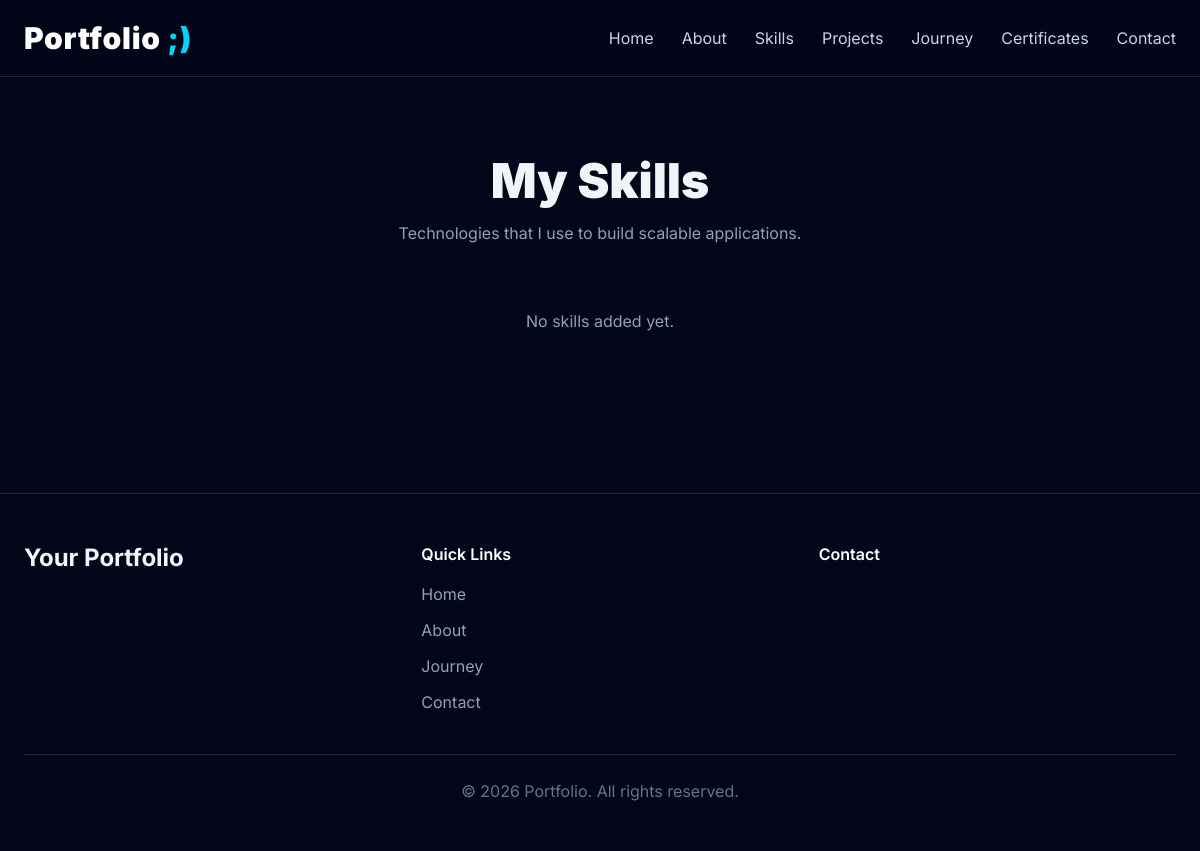
/skills/, run on an earlier commit of the app's database.
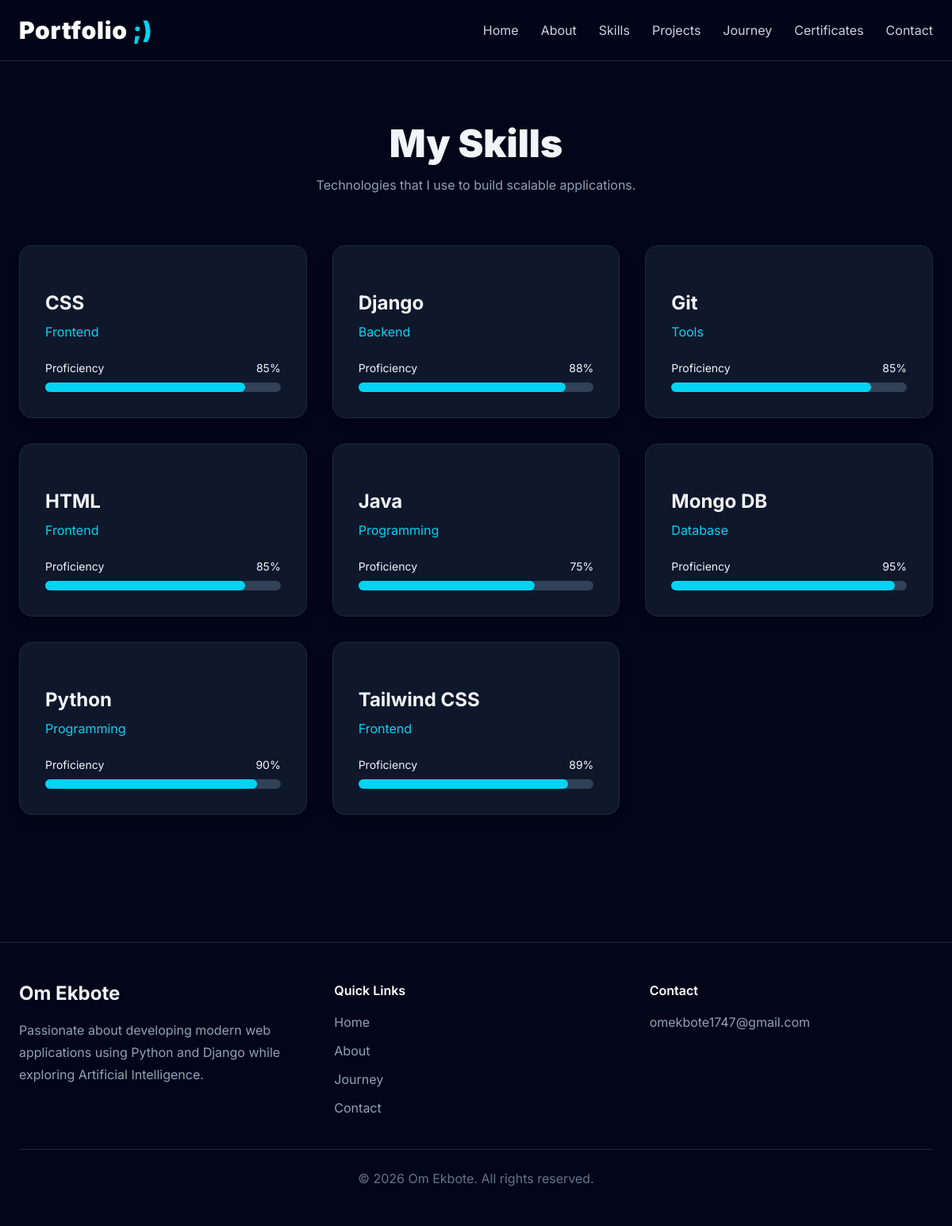
And on a later commit of the database.
### website/models.py (models this page shows, shortened)
class Skill(models.Model):
    CATEGORY_CHOICES = [
        ("Programming", "Programming"),
        ("Frontend", "Frontend"),
        ("Backend", "Backend"),
        ("Database", "Database"),
        ("Tools", "Tools"),
        ("Cloud", "Cloud"),
    ]
    name = models.CharField(max_length=50)
    category = models.CharField(
        max_length=20,
        choices=CATEGORY_CHOICES
    )
    proficiency = models.PositiveSmallIntegerField(
        help_text="Enter a value between 0 and 100."
    )
    icon = models.ImageField(
        upload_to="skills/",
        blank=True,
        null=True
    )
    display_order = models.PositiveIntegerField(
        default=1
    )
    class Meta:
        ordering = ["display_order", "name"]

class Profile(models.Model):
    full_name = models.CharField(max_length=100)
    title = models.CharField(max_length=150)
    short_bio = models.TextField()
    profile_image = models.ImageField(
        upload_to="profile/",
        blank=True,
        null=True
    )
    resume = models.FileField(
        upload_to="resume/",
        blank=True,
        null=True
    )
    email = models.EmailField()
    phone = models.CharField(
        max_length=20,
        blank=True
    )
    location = models.CharField(
        max_length=100,
        blank=True
    )
    github = models.URLField(
        blank=True
    )
    linkedin = models.URLField(
        blank=True
    )
    instagram = models.URLField(
        blank=True
    )
    about = models.TextField(
        blank=True,
        help_text="Detailed About Me section."
    )
    is_active = models.BooleanField(default=True)
    class Meta:
        verbose_name = "Profile"
        verbose_name_plural = "Profile"

### website/views.py (the view)
# urls.py: path("skills/", views.skills, name="skills"),
def skills(request):
    skills = Skill.objects.all()
    return render(
        request,
        "skills.html",
        {
            "skills": skills
        }
    )

### website/context_processors.py (called while the page is built)
def profile_context(request):
    profile = Profile.objects.filter(
        is_active=True
    ).first()
    return {
        "profile": profile,
        "project_count": Project.objects.count(),
        "skill_count": Skill.objects.count(),
        "certificate_count": Certificate.objects.count(),
    }

### templates/skills.html (shortened to what this page needs)
{% extends "base.html" %}
{% block content %}
<section class="max-w-7xl mx-auto px-6 py-20">
    <div class="text-center">
        <h1 class="text-5xl font-black">
            My Skills
        </h1>
        <p class="mt-4 text-slate-400">
            Technologies that I use to build scalable applications.
        </p>
    </div>
    <div class="grid md:grid-cols-2 lg:grid-cols-3 gap-8 mt-16">
        {% for skill in skills %}
        <div class="bg-slate-900 border border-slate-800 rounded-2xl p-8 shadow-lg hover:border-cyan-400 transition duration-300">
            <h2 class="mt-6 text-2xl font-bold">
                {{ skill.name }}
            </h2>
            <p class="text-cyan-400 mt-2">
                {{ skill.category }}
            </p>
            <div class="mt-6">
                <div class="flex justify-between text-sm mb-2">
                    <span>Proficiency</span>
                    <span>{{ skill.proficiency }}%</span>
                </div>
                <div class="w-full bg-slate-700 rounded-full h-3">
                    <div
                        class="bg-cyan-400 h-3 rounded-full"
                        style="width: {{ skill.proficiency }}%;">
                    </div>
                </div>
            </div>
        </div>
        {% empty %}
        <div class="col-span-full text-center text-slate-400">
            No skills added yet.
        </div>
        {% endfor %}
    </div>
</section>
{% endblock %}

### templates/partials/footer.html (shortened to what this page needs)
<footer class="border-t border-slate-800 mt-20 bg-slate-950">
    <div class="max-w-7xl mx-auto px-6 py-12">
        <div class="grid md:grid-cols-3 gap-10">
            <div>
                <h2 class="text-2xl font-bold">
                    {{ profile.full_name|default:"Your Portfolio" }}
                </h2>
                <p class="mt-4 text-slate-400 leading-7">
                    {{ profile.short_bio|truncatewords:20 }}
                </p>
            </div>
            <div>
                <h3 class="font-semibold text-white mb-4">
                    Quick Links
                </h3>
                <ul class="space-y-3 text-slate-400">
                    <li><a href="{% url 'home' %}" class="hover:text-cyan-400">Home</a></li>
                    <li><a href="{% url 'about' %}" class="hover:text-cyan-400">About</a></li>
                    <li><a href="{% url 'journey' %}" class="hover:text-cyan-400">Journey</a></li>
                    <li><a href="{% url 'contact' %}" class="hover:text-cyan-400">Contact</a></li>
                </ul>
            </div>
            <div>
                <h3 class="font-semibold text-white mb-4">
                    Contact
                </h3>
                <p class="text-slate-400">
                    {{ profile.email }}
                </p>
            </div>
        </div>
        <div class="border-t border-slate-800 mt-10 pt-6 text-center text-slate-500">
            © {% now "Y" %} {{ profile.full_name|default:"Portfolio" }}. All rights reserved.
        </div>
    </div>
</footer>

What changed in the data, as far as the page shows it:
added Skill: name "CSS", category "Frontend", proficiency "85"
added Skill: name "Django", category "Backend", proficiency "88"
added Skill: name "Git", category "Tools", proficiency "85"
added Skill: name "HTML", category "Frontend", proficiency "85"
added Skill: name "Java", category "Programming", proficiency "75"
added Skill: name "Mongo DB", category "Database", proficiency "95"
added Skill: name "Python", category "Programming", proficiency "90"
added Skill: name "Tailwind CSS", category "Frontend", proficiency "89"
added Profile: full_name "Om Ekbote", short_bio "Passionate about developing modern web applications using Python and Django while exploring Artificial Intelligence.", email "omekbote1747@gmail.com"
Also different on the page:
{{ profile.full_name|default:"Your Portfolio" }}: "Your Portfolio" → (not shown)
{{ profile.full_name|default:"Portfolio" }}: "Portfolio" → (not shown)
text no longer shown: "No skills added yet."
